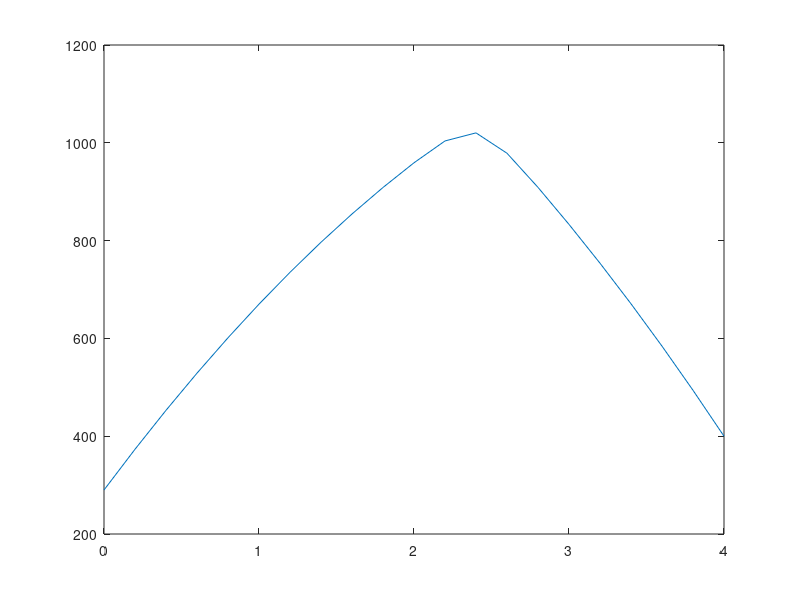

Write MATLAB code to recreate this figure. (Note: this script raises an error after producing the figure.)
% a)

clearvars;close all;clc;

% paramterar
L = 4;
k = 2.2;
t0 = 290;
t1 = 400;

% ange Q(x)
Q = @(x) 3000*exp(-20*(x-0.6*L).^2) + 200;

% diskretisera [0,L] så att h(n+1) = L (n st puntker i intervallets interiör)
n = 19;
h = L/(n+1);

% skapa vektorn b med funktionsvärden av q (inre punkter i diskretiseringen)
xis = linspace(0+h,L-h,n)';
b = Q(xis) / k * h^2; % multiplicera med konstanter
% addera slut/startpunkter
b(1) = b(1) + t0;
b(end) = b(end) + t1;


%skapa matrisen A
A = diag(ones(1,n)*2,0) + diag(-1*ones(1,n-1),1) + diag(-1*ones(1,n-1),-1);

%% b)
clc;

% lös AT = b;
lT = A\b;

% lägg till start/slutvärden
T = [t0;lT;t1];
xs = [0;xis;L];

% plotta
figure(1);
plot(xs',T')
title(1,'temperatur över längd')

%% c)
clc;

iters = 10;

ans_3 = zeros(1,iters); % preallocata vektor för svar

start_n = 19;
n = start_n;
for i = 1:iters

    % lös problemet för olika h-värden
    h = L/(n+1);
    xis = linspace(0+h,L-h,n)';
    b = Q(xis) / k * h^2; 
    b(1) = b(1) + t0;
    b(end) = b(end) + t1;
    A = diag(ones(1,n)*2,0) + diag(-1*ones(1,n-1),1) + diag(-1*ones(1,n-1),-1);
    lT = A\b;

    index_3 = 3/h;

    ans_3(i) = lT(index_3);

    n = n*2 + 1; % halvera h
end

% bestäm det svar som hade 5 korrekta decimaler
errs = abs(ans_3(1,1:end-1)-ans_3(1,2:end));
index_precise_ans = find(errs < 0.5 * 10e-5,1,"first") + 1;
precise_ans = ans_3(index_precise_ans) % 833.134395308635

% bestäm noggranhetsordning
lower = ans_3(1,1:end-2);
mid = ans_3(1,2:end-1);
upper = ans_3(1,3:end);
ratios = (lower-mid)./(mid-upper);
approx_noggranhet = log2(ratios); % verkar vara 2
